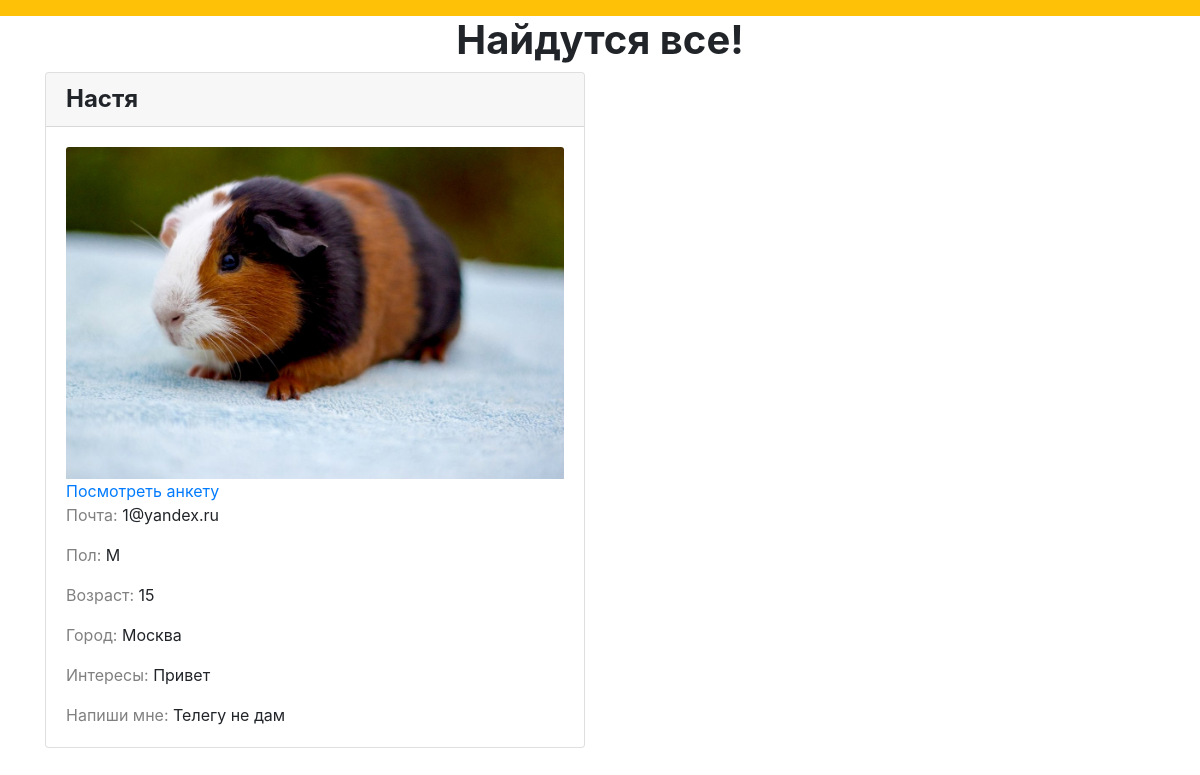
The app's page /my_profile/1@yandex.ru with its own data.
### data/users.py (models this page shows, shortened)
class User(SqlAlchemyBase, UserMixin):
    __tablename__ = 'users'
    id = sqlalchemy.Column(sqlalchemy.Integer,
                           primary_key=True, autoincrement=True)
    name = sqlalchemy.Column(sqlalchemy.String, nullable=True)
    sex = sqlalchemy.Column(sqlalchemy.String, nullable=True)
    city = sqlalchemy.Column(sqlalchemy.String, nullable=True)
    about = sqlalchemy.Column(sqlalchemy.String, nullable=True)
    email = sqlalchemy.Column(sqlalchemy.String,
                              index=True, unique=True, nullable=True)
    age = sqlalchemy.Column(sqlalchemy.Integer, nullable=True)
    hashed_password = sqlalchemy.Column(sqlalchemy.String, nullable=True)
    photo = sqlalchemy.Column(sqlalchemy.String, nullable=True)
    telegram = sqlalchemy.Column(sqlalchemy.String, nullable=True)
    created_date = sqlalchemy.Column(sqlalchemy.DateTime,
                                     default=datetime.datetime.now)

### main.py (the view)
@app.route('/my_profile/<email>', methods=['GET', 'POST'])
def profile(email):
    db_sess = db_session.create_session()
    users = db_sess.query(User)
    return render_template("my_profile.html", users=users, email=email)

### data/db_session.py (called while the page is built)
def create_session() -> Session:
    global __factory
    return __factory()

### templates/my_profile.html
{% extends "base.html" %}
{% block content %}
<div class="row">
    {% for item in users %}
        {% if email == item.email %}
          <div class="col-sm-6">
            <div class="card">
                <h4 class="card-header"><b>{{item.name}}</b></h4>
                <div class="card-body">
                    <img class="card-img-top" src={{item.photo}} alt={{item.photo}}>
                    <a href="#" class="card-link">Посмотреть анкету</a>
                    <p class="card-text"> <font color="grey">Почта:</font> {{item.email}}</p>
                    <p class="card-text"> <font color="grey">Пол:</font> {{item.sex}}</p>
                    <p class="card-text"> <font color="grey">Возраст:</font> {{item.age}}</p>
                    <p class="card-text"> <font color="grey">Город:</font> {{item.city}}</p>
                    <p class="card-text"> <font color="grey">Интересы:</font> {{item.about}}</p>
                    <p class="card-text"> <font color="grey">Напиши мне:</font> {{item.telegram}}</p>
                </div>
            </div>
          </div>
        {% endif %}
    {% endfor %}
</div>
{% endblock %}

### records on screen
User: name "Настя", photo (picture), email "1@yandex.ru", sex "M", age "15", city "Москва", about "Привет", telegram "Телегу не дам"
